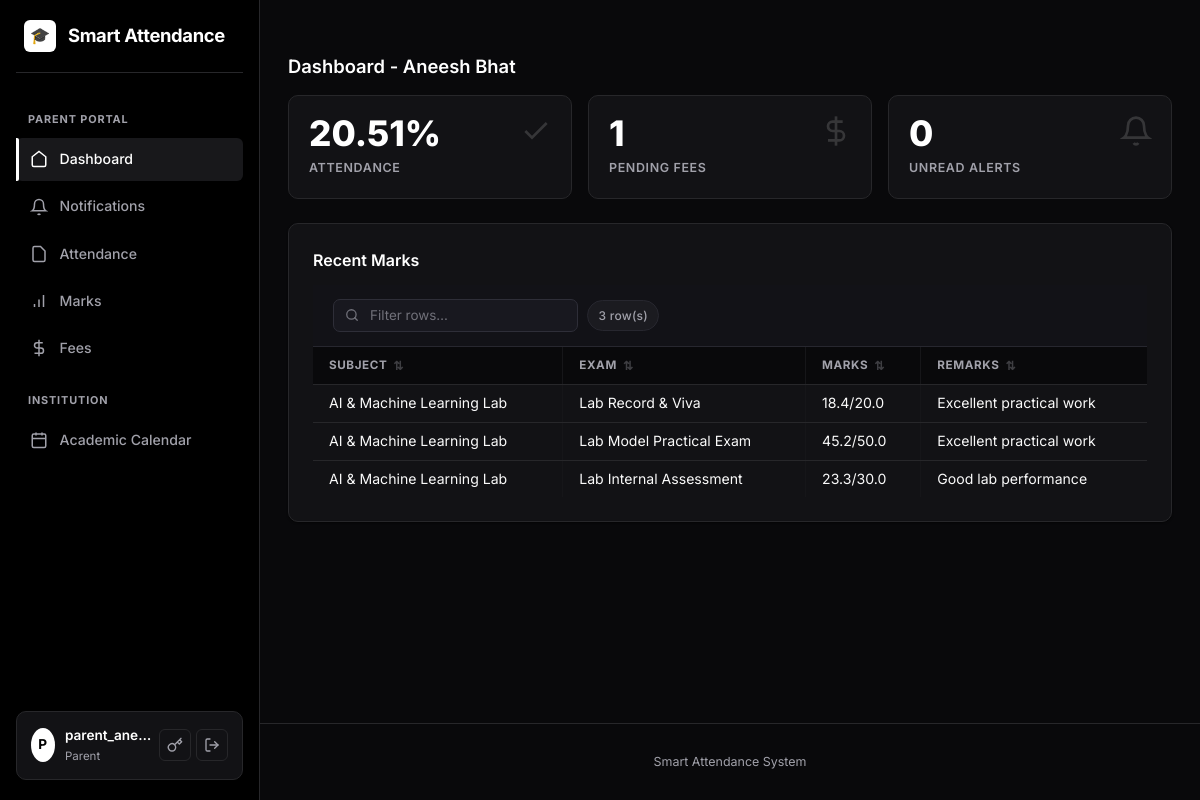
The page /parent/dashboard (signed in) on the database as committed earlier.
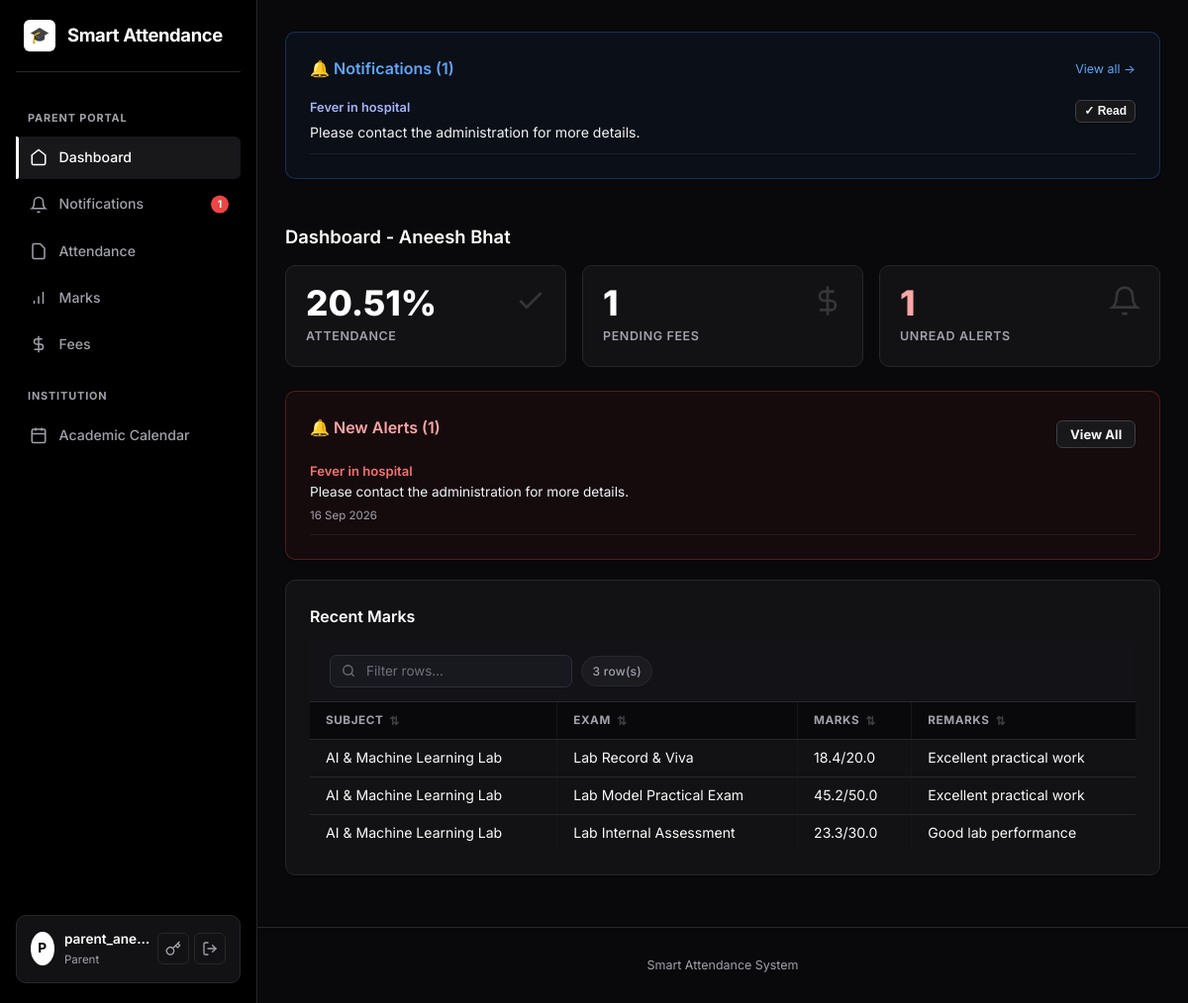
The same page on the database as committed later.
### models.py (models this page shows, shortened)
class Mark(db.Model):
    __tablename__ = "marks"
    id = db.Column(db.Integer, primary_key=True)
    student_id = db.Column(db.Integer, db.ForeignKey("students.id"), nullable=False)
    student = db.relationship("Student", backref=db.backref("marks", lazy=True))
    subject_id = db.Column(db.Integer, db.ForeignKey("subjects.id"), nullable=False)
    subject = db.relationship("Subject", backref=db.backref("marks", lazy=True))
    exam_name = db.Column(db.String(100), nullable=False)
    marks_obtained = db.Column(db.Float, nullable=False)
    total_marks = db.Column(db.Float, nullable=False)
    remarks = db.Column(db.String(255), nullable=True)
    created_at = db.Column(db.DateTime, default=datetime.utcnow)

class Subject(db.Model):
    __tablename__ = "subjects"
    id = db.Column(db.Integer, primary_key=True)
    code = db.Column(db.String(40), unique=True, nullable=False)
    name = db.Column(db.String(120), nullable=False)
    department = db.Column(db.String(80), default="MCA")
    year = db.Column(db.Integer, default=1, nullable=False) # 1 for 1st Year, 2 for 2nd Year
    faculty_id = db.Column(db.Integer, db.ForeignKey("users.id"), nullable=True)
    faculty = db.relationship("User", foreign_keys=[faculty_id])
    sessions = db.relationship(
        "AttendanceSession", backref="subject", cascade="all, delete-orphan"
    )

class Notification(db.Model):
    __tablename__ = "notifications"
    id = db.Column(db.Integer, primary_key=True)
    user_id = db.Column(db.Integer, db.ForeignKey("users.id"), nullable=False)
    user = db.relationship("User", foreign_keys=[user_id], backref=db.backref("notifications", cascade="all, delete-orphan"))
    title = db.Column(db.String(120), nullable=True)          # short heading (parent alerts etc.)
    message = db.Column(db.String(512), nullable=False)
    category = db.Column(db.String(30), nullable=True)        # 'attendance','absence','fees','marks','general'
    is_read = db.Column(db.Boolean, default=False)
    created_at = db.Column(db.DateTime, default=datetime.utcnow)
    action_url = db.Column(db.String(255), nullable=True)
    claim_id = db.Column(db.Integer, db.ForeignKey("timetable_claims.id", ondelete="CASCADE"), nullable=True)
    claim = db.relationship("TimetableClaim", backref=db.backref("notifications", cascade="all, delete-orphan"))

### blueprints/parents.py (the view)
@parents_bp.route("/dashboard")
@login_required
@parent_required
def dashboard():
    student = Student.query.get(current_user.student_id)
    total_fees = Fee.query.filter_by(student_id=student.id).count()
    pending_fees = Fee.query.filter_by(student_id=student.id, status="Pending").count()
    total_classes = Attendance.query.filter_by(student_id=student.id).count()
    present_classes = Attendance.query.filter_by(student_id=student.id, status="present").count()
    att_percent = 0
    if total_classes > 0:
        att_percent = round((present_classes / total_classes) * 100, 2)
    recent_marks = Mark.query.filter_by(student_id=student.id).order_by(Mark.created_at.desc()).limit(3).all()
    return render_template("parents/dashboard.html", student=student, pending_fees=pending_fees,
                           att_percent=att_percent, recent_marks=recent_marks)

### blueprints/parents.py (called while the page is built)
def parent_required(f):
    from functools import wraps
    @wraps(f)
    def decorated_function(*args, **kwargs):
        if not current_user.is_authenticated or current_user.role != ROLE_PARENT:
            flash("Access denied.", "danger")
            return redirect(url_for("dashboard.index"))
        if not current_user.student_id:
            flash("No student linked to this parent account.", "danger")
            return redirect(url_for("dashboard.index"))
        return f(*args, **kwargs)
    return decorated_function

### templates/parents/dashboard.html (shortened to what this page needs)
{% extends "base.html" %}
{% block content %}
<div class="page-header">
  <h2 class="page-title">Dashboard - {{ student.name }}</h2>
</div>
<div class="stat-grid">
  <div class="stat">
    <div class="num">{{ att_percent }}%</div>
    <div class="lbl">Attendance</div>
    <div style="position:absolute; top:1.2rem; right:1.2rem; opacity:0.15;">
      <svg viewBox="0 0 24 24" width="32" height="32" fill="none" stroke="#ffffff" stroke-width="2"><polyline points="20 6 9 17 4 12"></polyline></svg>
    </div>
  </div>
  <div class="stat">
    <div class="num">{{ pending_fees }}</div>
    <div class="lbl">Pending Fees</div>
    <div style="position:absolute; top:1.2rem; right:1.2rem; opacity:0.15;">
      <svg viewBox="0 0 24 24" width="32" height="32" fill="none" stroke="#ffffff" stroke-width="2"><line x1="12" y1="1" x2="12" y2="23"></line><path d="M17 5H9.5a3.5 3.5 0 0 0 0 7h5a3.5 3.5 0 0 1 0 7H6"></path></svg>
    </div>
  </div>
  <div class="stat" style="cursor:pointer;" onclick="window.location='{{ url_for('parents.notifications') }}'">
    <div class="num" style="{% if unread_notifications_count > 0 %}color:#fca5a5;{% endif %}">
      {{ unread_notifications_count }}
    </div>
    <div class="lbl">Unread Alerts</div>
    <div style="position:absolute; top:1.2rem; right:1.2rem; opacity:0.15;">
      <svg viewBox="0 0 24 24" width="32" height="32" fill="none" stroke="#ffffff" stroke-width="2"><path d="M18 8A6 6 0 0 0 6 8c0 7-3 9-3 9h18s-3-2-3-9"></path><path d="M13.73 21a2 2 0 0 1-3.46 0"></path></svg>
    </div>
  </div>
</div>
{% if unread_notifications_count > 0 %}
<div class="card mt-4" style="border:1px solid rgba(239,68,68,0.3); background:rgba(239,68,68,0.05);">
  <div class="card-header" style="display:flex; justify-content:space-between; align-items:center;">
    <h3 class="card-title" style="color:#fca5a5;">🔔 New Alerts ({{ unread_notifications_count }})</h3>
    <a href="{{ url_for('parents.notifications') }}" class="btn btn-secondary" style="font-size:0.82rem; padding:0.3rem 0.8rem;">View All</a>
  </div>
  <div class="card-body" style="padding-top:0.5rem;">
    <ul style="list-style:none; padding:0; margin:0; display:flex; flex-direction:column; gap:0.6rem;">
      {% for n in user_notifications[:3] %}
      <li style="border-bottom:1px solid rgba(255,255,255,0.07); padding-bottom:0.6rem;">
        {% if n.title %}<div style="font-size:0.82rem; font-weight:600; color:#f87171;">{{ n.title }}</div>{% endif %}
        <div style="font-size:0.85rem; color:#f1f5f9;">{{ n.message[:100] }}{% if n.message|length > 100 %}…{% endif %}</div>
        <div style="font-size:0.72rem; color:var(--text-muted); margin-top:3px;">{{ n.created_at.strftime('%d %b %Y') }}</div>
      </li>
      {% endfor %}
    </ul>
  </div>
</div>
{% endif %}
<div class="card mt-4">
  <div class="card-header">
    <h3 class="card-title">Recent Marks</h3>
  </div>
  <div class="card-body">
    {% if recent_marks %}
    <table class="data-table">
      <thead>
        <tr>
          <th>Subject</th>
          <th>Exam</th>
          <th>Marks</th>
          <th>Remarks</th>
        </tr>
      </thead>
      <tbody>
        {% for m in recent_marks %}
        <tr>
          <td>{{ m.subject.name }}</td>
          <td>{{ m.exam_name }}</td>
          <td>{{ m.marks_obtained }}/{{ m.total_marks }}</td>
          <td>{{ m.remarks }}</td>
        </tr>
        {% endfor %}
      </tbody>
    </table>
    {% else %}
    <p>No recent marks found.</p>
    {% endif %}
  </div>
</div>
{% endblock %}

### templates/base.html (shortened to what the changed rows need)
<!DOCTYPE html>
<html lang="en">
<head>
  <link rel="stylesheet" href="{{ url_for('static', filename='style.css') }}">
</head>
<body>
  <div class="app-layout{% if not current_user.is_authenticated %} auth-layout{% endif %}">
    {% if current_user.is_authenticated %}
    <aside class="sidebar" id="sidebar">
      <nav class="sidebar-nav">
        {% if current_user.role == 'parent' %}
          <a href="{{ url_for('parents.notifications') }}" class="nav-item{% if request.endpoint == 'parents.notifications' %} active{% endif %}" style="position:relative;">
            <svg viewBox="0 0 24 24" width="18" height="18" fill="none" stroke="currentColor" stroke-width="2"><path d="M18 8A6 6 0 0 0 6 8c0 7-3 9-3 9h18s-3-2-3-9"></path><path d="M13.73 21a2 2 0 0 1-3.46 0"></path></svg>
            <span>Notifications</span>
            {% if unread_notifications_count > 0 %}
            <span style="position:absolute; right:0.75rem; top:50%; transform:translateY(-50%);
                         background:#ef4444; color:#fff; border-radius:999px;
                         font-size:0.65rem; font-weight:700; padding:0.1rem 0.4rem;
                         min-width:18px; text-align:center; line-height:1.5;">{{ unread_notifications_count }}</span>
            {% endif %}
          </a>
        {% endif %}
      </nav>
    </aside>
    {% endif %}
    <div class="main-wrapper">
      <main class="container page-transition">
        {% if current_user.is_authenticated and user_notifications %}
        <div class="card" style="margin-bottom: 1.5rem; background-color: rgba(59, 130, 246, 0.05); border: 1px solid rgba(59, 130, 246, 0.3);">
          <div style="display:flex; justify-content:space-between; align-items:center; margin-bottom:0.5rem;">
            <h3 style="margin:0; color: #60a5fa; font-size:1rem; display:flex; align-items:center; gap:6px;">
              🔔 Notifications ({{ unread_notifications_count }})
            </h3>
            {% if current_user.role == 'parent' %}
            <a href="{{ url_for('parents.notifications') }}" style="font-size:0.78rem; color:#60a5fa;">View all →</a>
            {% endif %}
          </div>
          <ul style="list-style: none; padding-left: 0; margin-bottom: 0;">
            {% for notif in user_notifications[:5] %}
              <li style="margin-top: 0.5rem; padding-bottom: 0.5rem; border-bottom: 1px solid rgba(255, 255, 255, 0.08); display:flex; justify-content:space-between; align-items:flex-start; flex-wrap:wrap; gap:0.5rem;">
                <div style="flex:1; min-width:0;">
                  {% if notif.title %}
                  <div style="font-size:0.8rem; font-weight:600; color:#a5b4fc; margin-bottom:2px;">{{ notif.title }}</div>
                  {% endif %}
                  <span style="font-size: 0.88rem; color: #f1f5f9;">{{ notif.message[:120] }}{% if notif.message|length > 120 %}…{% endif %}</span>
                </div>
                <div style="display: flex; gap: 0.5rem; flex-shrink:0;">
                  {% if notif.claim_id and notif.claim and notif.claim.status == 'pending' and current_user.id != notif.claim.claimed_by_id %}
                    <a href="{{ url_for('dashboard.handle_notification', notif_id=notif.id, action='accept') }}" class="btn btn-sm" style="background-color: #10b981; border:none; padding: 0.2rem 0.5rem; font-size: 0.75rem;">Accept</a>
                    <a href="{{ url_for('dashboard.handle_notification', notif_id=notif.id, action='report') }}" class="btn btn-sm btn-secondary" style="padding: 0.2rem 0.5rem; font-size: 0.75rem;">Report</a>
                    <a href="{{ url_for('dashboard.handle_notification', notif_id=notif.id, action='reject') }}" class="btn btn-sm btn-secondary" style="padding: 0.2rem 0.5rem; font-size: 0.75rem; background-color: rgba(239, 68, 68, 0.1); color: #ef4444;">Reject</a>
                  {% elif current_user.role == 'parent' %}
                    <form method="post" action="{{ url_for('parents.mark_notification_read', notif_id=notif.id) }}" style="margin:0;">
                      <button class="btn btn-sm btn-secondary" style="padding: 0.2rem 0.5rem; font-size: 0.75rem;">✓ Read</button>
                    </form>
                  {% else %}
                    <a href="{{ url_for('dashboard.handle_notification', notif_id=notif.id, action='read') }}" class="btn btn-sm btn-secondary" style="padding: 0.2rem 0.5rem; font-size: 0.75rem;">Mark Read</a>
                  {% endif %}
                </div>
              </li>
            {% endfor %}
          </ul>
        </div>
        {% endif %}
        {% block content %}{% endblock %}
      </main>
    </div>
  </div>
</body>
</html>

Rows that differ between the two databases and show on the page:
added Notification: title "Fever in hospital", message "Please contact the administration for more details.", created_at "16 Sep 2026"
Other text that changed with them:
{{ unread_notifications_count }}: (not shown) → "1"
{{ unread_notifications_count }}: "0" → "1"
text now shown: "🔔 Notifications ( ) View all → 🔔 New Alerts ( ) View All"
